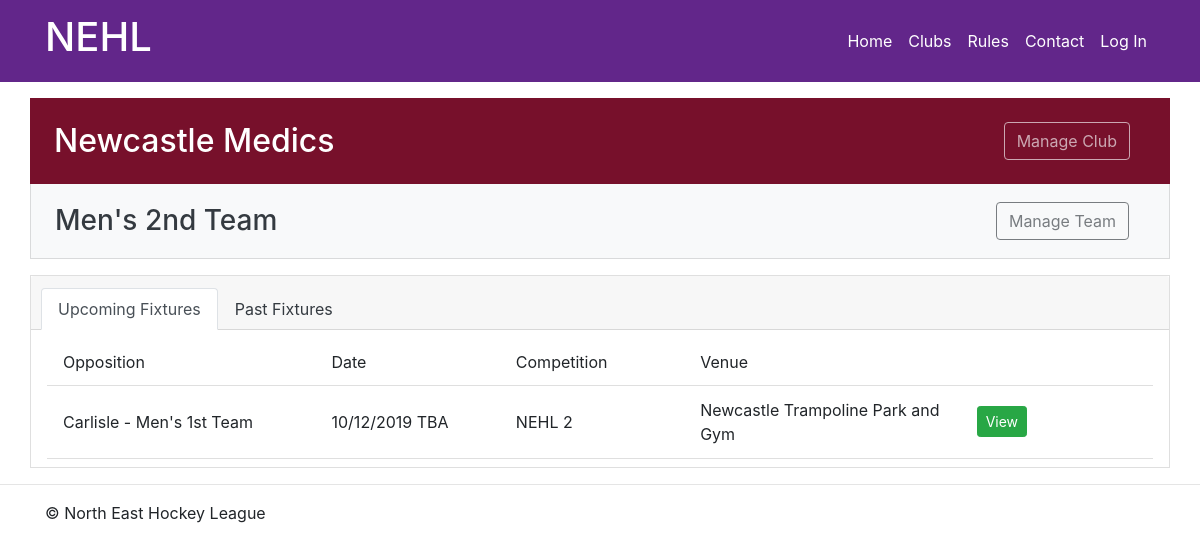
Screenshot of /teams/2/ with the database file from the repository.
### teams/models.py (models this page shows, shortened)
class Team(models.Model):
    name = models.CharField(max_length=30)
    short_name = models.CharField(max_length=5, null=True)
    club = models.ForeignKey('clubs.Club', on_delete=models.CASCADE)
    squad = models.ManyToManyField('clubs.Member', related_name='squads')

### clubs/models.py (models this page shows, shortened)
class Club(models.Model):
    name = models.CharField(max_length=30)
    short_name = models.CharField(max_length=6, null=True)
    primary_colour = models.CharField(max_length=7)
    secondary_colour = models.CharField(max_length=7)
    venues = models.ManyToManyField('fixtures.Venue',
                                    through='fixtures.VenueUseType')
    main_venue = models.ForeignKey('fixtures.Venue',
                                   on_delete=models.SET_NULL,
                                   related_name='main_club',
                                   null=True)
    management = models.ManyToManyField('Member',
                                        related_name='management_position',
                                        through='ClubManagementPosition')

### fixtures/models.py (models this page shows, shortened)
class Fixture(models.Model):
    season = models.ForeignKey(Season, on_delete=models.CASCADE)
    competition = models.ForeignKey(Competition, on_delete=models.CASCADE)
    venue = models.ForeignKey(Venue, on_delete=models.SET_NULL, null=True, blank=True)
    team_a = models.ForeignKey('teams.Team',
                               related_name='team_a_fixtures',
                               on_delete=models.CASCADE,
                               null=True
                               )
    team_b = models.ForeignKey('teams.Team',
                               related_name='team_b_fixtures',
                               on_delete=models.CASCADE,
                               null=True
                               )
    date = models.DateField()
    time = models.TimeField(null=True, blank=True)
    umpire_a = models.ForeignKey('Umpire',
                                 related_name='fixtures_as_umpire_a',
                                 on_delete=models.SET_NULL,
                                 null=True)
    umpire_b = models.ForeignKey('Umpire',
                                 related_name='fixtures_as_umpire_b',
                                 on_delete=models.SET_NULL,
                                 null=True)

class Competition(models.Model):
    name = models.CharField(max_length=50)
    short_name = models.CharField(max_length=5)
    parent_competition = models.ForeignKey('Competition',
                                           on_delete=models.SET_NULL,
                                           null=True,
                                           related_name='child_competition',
                                           blank=True
                                           )
    officials = models.ManyToManyField('CompetitionOfficial', blank=True)
    rules = models.ManyToManyField('RuleSet', blank=True)

class Venue(models.Model):
    name = models.CharField(max_length=50)
    street_name = models.CharField(max_length=50, default='')
    postcode = models.CharField(max_length=10)

### teams/views.py (the view, shortened to what this page needs)
# urls.py: path('<int:team_id>/', views.detail, name='detail')
def detail(request, team_id):
    team = get_object_or_404(Team, pk=team_id)
    fixtures = Fixture.objects.filter(Q(team_a_id=team_id) | Q(team_b_id=team_id))
    can_manage_team = False
    user = request.user
    now = datetime.datetime.now()
    upcoming_fixtures = fixtures.filter(Q(date__gte=now))
    past_fixtures = fixtures.filter(Q(date__lt=now))
    return render(request, 'teams/detail.html',
                  {
                      'team': team,
                      'upcoming_fixtures': upcoming_fixtures,
                      'past_fixtures': past_fixtures,
                      'can_manage': can_manage_team
                  })

### teams/templates/teams/detail.html (shortened to what this page needs)
{% extends 'nehlwebsite/base.html' %}
{% load static %}
{% block css %}
    <link rel="stylesheet" type="text/css" href="{% static 'teams/style.css' %}">
{% endblock %}
{% block content %}
    <div class="container px-0">
        <div class="card text-white py-2 pl-3 mt-3 rounded-0 border-0 club-colour-background px-3">
            <div class="row">
                <div class="col">
                    <a href="{% url 'clubs:detail' team.club.id %}" class="no-underline"><h2
                            class="card-title m-0 ml-md-2 my-3 club-secondary-colour-text ">{{ team.club.name }}</h2>
                    </a>
                </div>
                {% if user.is_authenticated %}
                    {% if can_manage %}
                        <div class="col d-flex justify-content-end align-items-center">
                            <a href="#" role="button" class="btn btn-outline-light mr-4">Manage Club</a>
                        </div>
                    {% else %}
                        <div class="col d-flex justify-content-end align-items-center">
                            <span class="d-inline-block" tabindex="0" data-toggle="tooltip"
                                  title="You do not have permission to manage this club.">
                                <a href="#" role="button" class="btn btn-outline-light mr-4 disabled" disabled>Manage Club</a>
                            </span>
                        </div>
                    {% endif %}
                {% else %}
                    <div class="col d-flex justify-content-end align-items-center">
                        <span class="d-inline-block" tabindex="0" data-toggle="tooltip"
                              title="You must log in to manage a club.">
                            <a href="#" role="button" class="btn btn-outline-light mr-4 disabled"
                               disabled>Manage Club</a>
                        </span>
                    </div>
                {% endif %}
            </div>
        </div>
        <div class="card text-dark py-1 pl-3 rounded-0 border-top-0 bg-light px-3">
            <div class="row">
                <div class="col">
                    <h3 class="card-title m-0 ml-md-2 my-3">{{ team.name }}</h3>
                </div>
                {% if user.is_authenticated %}
                    {% if can_manage %}
                        <div class="col d-flex justify-content-end align-items-center">
                            <a href="#" role="button" class="btn btn-outline-dark mr-4">Manage Team</a>
                        </div>
                    {% else %}
                        <div class="col d-flex justify-content-end align-items-center">
                            <span class="d-inline-block" tabindex="0" data-toggle="tooltip"
                                  title="You do not have permission to manage this team.">
                                <a href="#" role="button" class="btn btn-outline-dark mr-4 disabled" disabled>Manage Team</a>
                            </span>
                        </div>
                    {% endif %}
                {% else %}
                    <div class="col d-flex justify-content-end align-items-center">
                        <span class="d-inline-block" tabindex="0" data-toggle="tooltip"
                              title="You must log in to manage a team.">
                            <a href="#" role="button" class="btn btn-outline-dark mr-4 disabled"
                               disabled>Manage Team</a>
                        </span>
                    </div>
                {% endif %}
            </div>
        </div>
        <div class="card rounded-0 mt-3">
            <div class="card-header">
                <ul class="nav nav-tabs card-header-tabs">
                    <li class="nav-item">
                        <a class="nav-link active" id="upcoming-fixtures-tab" data-toggle="tab"
                           href="#upcoming-fixtures" role="tab" aria-controls="upcoming-fixtures" aria-selected="true">Upcoming
                            Fixtures</a>
                    </li>
                    <li class="nav-item">
                        <a class="nav-link text-dark" id="past-fixtures-tab" data-toggle="tab" href="#past-fixtures"
                           role="tab" aria-controls="past-fixtures" aria-selected="false">Past Fixtures</a>
                    </li>
                </ul>
            </div>
            <div class="card-body px-0 px-sm-3 py-2">
                <div class="tab-content" id="nav-tabContent">
                    <div class="tab-pane fade show active" id="upcoming-fixtures" role="tabpanel"
                         aria-labelledby="upcoming-fixtures-tab">
                        <div class="list-group">
                            <div class="list-group-item rounded-0 px-0 border-0">
                                <div class="row mx-0 p-0 align-items-center ">
                                    <p class="col col-sm-3 m-0 p-0 pl-2 pl-md-3">Opposition</p>
                                    <p class="col col-sm-3 col-md-2 col-xl-2 m-0 px-2">Date</p>
                                    <p class="d-none d-sm-block col col-sm-3 col-md-2 m-0 px-2">Competition</p>
                                    <p class="d-none d-md-block col col-sm-3 col-md-2 m-0 px-2">Venue</p>
                                </div>
                            </div>
                            {% for fixture in upcoming_fixtures %}
                                <div class="list-group-item rounded-0 px-0 border-left-0 border-right-0">
                                    <div class="row mx-0 p-0 align-items-center">
                                        <p class="d-none d-lg-block col col-sm-3 m-0 p-0 pl-2 pl-md-3">{{ fixture.team_b.club.name }}
                                            - {{ fixture.team_b.name }}</p>
                                        <p class="col col-sm-3 col-md-2 col-xl-2 m-0 px-2">{{ fixture.date|date:"SHORT_DATE_FORMAT" }} {{ fixture.time|default_if_none:"TBA" }}</p>
                                        <p class="d-none d-sm-block col col-3 col-md-2 m-0 px-2">{{ fixture.competition.parent_competition.short_name }} {{ fixture.competition.short_name }}</p>
                                        <p class="d-none d-md-block col col-3 m-0 px-2">{{ fixture.venue.name }}</p>
                                        <p class="col-3 col-sm-2 m-0 px-2"><a role="button"
                                                                              class="btn btn-sm btn-success"
                                                                              href="/fixtures/{{ fixture.id }}">View</a>
                                        </p>
                                    </div>
                                </div>
                            {% endfor %}
                        </div>
                    </div>
                </div>
            </div>
        </div>
    </div>
{% endblock %}

### rows the page displays
Team: club.name "Newcastle Medics", name "Men's 2nd Team"
Fixture: team_b.club.name "Carlisle", team_b.name "Men's 1st Team", date "10/12/2019", time "TBA", competition.parent_competition.short_name "NEHL", competition.short_name "2", venue.name "Newcastle Trampoline Park and Gym"
